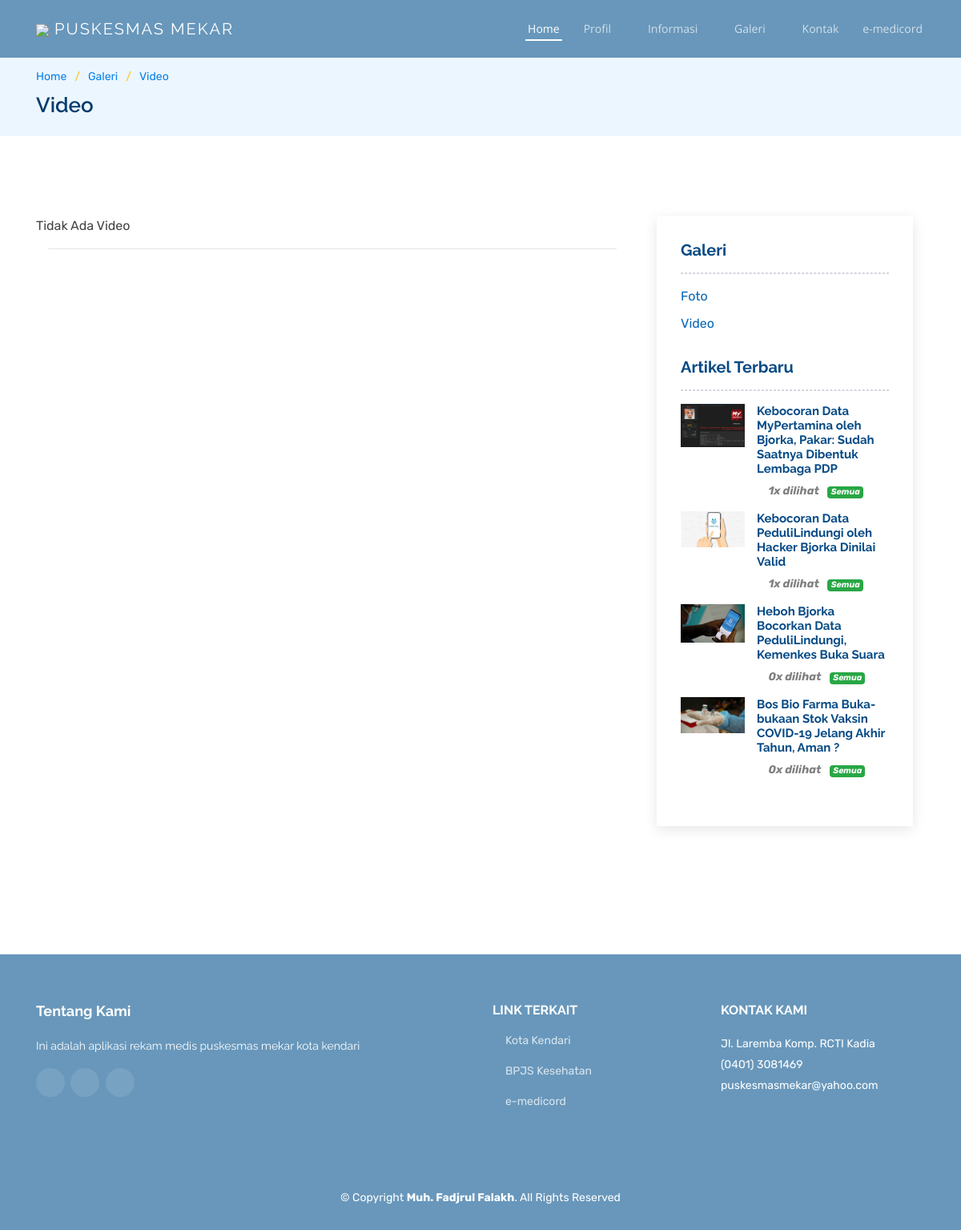
The page /index.php/page/gallery on the database its author committed.
### tables this page shows
CREATE TABLE `tbl_web_news` (
  `news_id` int(11) NOT NULL,
  `news_title` varchar(200) NOT NULL,
  `news_cover` varchar(50) NOT NULL,
  `news_text` text NOT NULL,
  `news_date` date NOT NULL,
  `news_count_view` int(11) NOT NULL,
  `news_slug` text NOT NULL,
  `news_category_id` int(11) NOT NULL,
  `field_id` int(11) NOT NULL,
  `user_id` int(11) NOT NULL,
  `createtime` datetime NOT NULL
);

CREATE TABLE `tbl_web_field` (
  `field_id` int(11) NOT NULL,
  `field_name` varchar(100) NOT NULL,
  `createtime` datetime NOT NULL
);

CREATE TABLE `tbl_setting` (
  `setting_id` int(11) NOT NULL,
  `setting_appname` varchar(100) NOT NULL,
  `setting_short_appname` varchar(10) NOT NULL,
  `setting_owner_name` varchar(100) NOT NULL,
  `setting_phone` varchar(30) NOT NULL,
  `setting_email` varchar(100) NOT NULL,
  `setting_address` text NOT NULL,
  `setting_logo` varchar(100) NOT NULL,
  `setting_background` varchar(150) NOT NULL,
  `setting_instagram` varchar(150) NOT NULL,
  `setting_facebook` varchar(150) NOT NULL,
  `setting_youtube` varchar(150) NOT NULL,
  `setting_about` text DEFAULT NULL,
  `setting_key_aes` varchar(300) NOT NULL,
  `setting_key_speck` varchar(300) NOT NULL,
  `createtime` datetime NOT NULL
);

CREATE TABLE `tbl_web_link` (
  `link_id` int(11) NOT NULL,
  `link_name` varchar(50) NOT NULL,
  `link_url` text NOT NULL,
  `link_image` text NOT NULL,
  `createtime` datetime NOT NULL
);

### application/helpers/site_helper.php (called while the page is built, shortened)
<?php
    if(!function_exists('TemplateLandingPage')){
        function TemplateLandingPage($data, $view, $viewCategory){
            switch($viewCategory){
                default:
                    get_instance()->load->view($view);
                    get_instance()->load->view("landing_page/template/footer");
            }
        }
    }
    if(!function_exists('getSetting')){
        function getSetting(){
            $setting = get_instance()->m_setting->fetch_setting();
            return $setting;
        }
    }
    if (!function_exists('generatePaginationBlog')) {
        function generatePaginationBlog($baseUrl, $totalRows, $perPage, $uriSegment){
            $config                    = array();
            $config["base_url"]        = $baseUrl;
            $config["total_rows"]      = $totalRows;
            $config["per_page"]        = $perPage;
            $config["uri_segment"]     = $uriSegment;
            $config['full_tag_open']   = '<ul class="justify-content-center">';
            $config['full_tag_close']  = '</ul>';
            $config['first_link']      = 'First';
            $config['last_link']       = 'Last';
            $config['prev_link']       = '&laquo';
            $config['next_link']       = '&raquo';
            $config['first_tag_open']  = '<li>';
            $config['first_tag_close'] = '</li>';
            $config['prev_tag_open']   = '<li class="prev">';
            $config['prev_tag_close']  = '</li>';
            $config['next_tag_open']   = '<li>';
            $config['next_tag_close']  = '</li>';
            $config['last_tag_open']   = '<li>';
            $config['last_tag_close']  = '</li>';
            $config['cur_tag_open']    = '<li class="active"><a href="#">';
            $config['cur_tag_close']   = '</a></li>';
            $config['num_tag_open']    = '<li>';
            $config['num_tag_close']   = '</li>';
            if (get_instance()->uri->segment($uriSegment) == "") {
                $numbers = 0;
            } else {
                $numbers = get_instance()->uri->segment($uriSegment);
            }
            $links = get_instance()->pagination->create_links();
            return array('numbers' => $numbers, 'links' => $links);
        }
    }
?>

### application/controllers/Page.php (called while the page is built, shortened)
<?php
class Page extends CI_Controller {
    public function gallery(){
        $baseUrl    = base_url() . "page/gallery/".$this->uri->segment(3)."/";
        $totalRows  = count((array) $this->m_gallery->read('','','',$this->uri->segment(3)));
        $perPage    = 10;
        $uriSegment = 4;
        $paging     = generatePaginationBlog($baseUrl, $totalRows, $perPage, $uriSegment);
        $page       = ($this->uri->segment($uriSegment)) ? $this->uri->segment($uriSegment) : 0;
        $data['numbers']    = $paging['numbers'];
        $data['links']      = $paging['links'];
        $data['total_data'] = $totalRows ;
		$data['setting']             = getSetting();
		$data['gallery']             = $this->m_gallery->read($perPage, $page,'', $this->uri->segment(3));
		$data['field']               = $this->m_field->read('','','');
		$data['recent']              = $this->m_news->read(4,0,'',1,'');
		$data['link']                = $this->m_link->read('','','');
		$data['news_category']       = $this->m_news_category->read('','','');
        if($this->uri->segment(3) == 'photo'){
            $view         = "landing_page/page/gallery_photo";
        }else{
            $view         = "landing_page/page/gallery_video";
        }
		$viewCategory = "all";
		TemplateLandingPage($data, $view, $viewCategory);
	}
}

### index.php (called while the page is built, shortened)
<?php
require_once BASEPATH.'core/CodeIgniter.php';

### application/models/M_news.php (called while the page is built, shortened)
<?php
class M_news extends CI_Model {
    public function read($limit, $start, $key, $category, $field) {
        $this->db->select('a.*, b.field_name, c.user_fullname, d.news_category_name');
        $this->db->from('tbl_web_news a');
        $this->db->join('tbl_web_field b','a.field_id=b.field_id','LEFT');
        $this->db->join('tbl_user c','a.user_id=c.user_id','LEFT');
        $this->db->join('tbl_web_news_category d','a.news_category_id=d.news_category_id','LEFT');
        if($category !=""){
            $this->db->where('a.news_category_id', $category);
        }
        if($limit !="" OR $start !=""){
            $this->db->limit($limit, $start);
        }
        $this->db->order_by('a.news_id', 'DESC');
        $query = $this->db->get();
        if ($query->num_rows() > 0) {
            foreach ($query->result() as $row) {
                $data[] = $row;
            }
            return $data;
        }
        return null;
    }
}
?>

### application/models/M_setting.php (called while the page is built, shortened)
<?php
class M_setting extends CI_Model {
    public function fetch_setting() {
        $this->db->select("*");
        $this->db->from('tbl_setting');
        $this->db->where('setting_id', 1);
        $query = $this->db->get();
        if ($query->num_rows() > 0) {
            foreach ($query->result() as $row) {
                $data[] = $row;
            }
            return $data;
        }
        return false;
    }
}
?>

### application/models/M_gallery.php (called while the page is built, shortened)
<?php
class M_gallery extends CI_Model {
    public function read($limit, $start, $key, $type) {
        $this->db->select('*');
        $this->db->from('tbl_web_gallery');
        $this->db->where('gallery_type', $type);
        if($limit !="" OR $start !=""){
            $this->db->limit($limit, $start);
        }
        $this->db->order_by("gallery_id", "DESC");
        $query = $this->db->get();
        return null;
    }
}
?>

### application/models/M_link.php (called while the page is built, shortened)
<?php
class M_link extends CI_Model {
    public function read($limit, $start, $key) {
        $this->db->select('*');
        $this->db->from('tbl_web_link');
        $query = $this->db->get();
        if ($query->num_rows() > 0) {
            foreach ($query->result() as $row) {
                $data[] = $row;
            }
            return $data;
        }
        return null;
    }
}
?>

### application/views/landing_page/page/gallery_video.php (the view, shortened to what this page needs)
<section id="breadcrumbs" class="breadcrumbs">
    <div class="container">
        <ol>
            <li><a href="<?php echo site_url('LandingPage')?>">Home</a></li>
            <li><a href="#">Galeri</a></li>
            <li><a href="#">Video</a></li>
        </ol>
        <h2>Video</h2>
    </div>
</section>
<main id="main">
    <section id="services" class="services">
        <div class="container" data-aos="fade-up">
                <section id="blog" class="blog">
                    <div class="container" data-aos="fade-up">
                        <div class="row">
                            <div class="col-lg-8">
                                <div class="row">
                                <?php
                                    if($gallery){
                                        foreach($gallery as $g){
                                ?>
                                    <div class="col-lg-6">
                                        <article class="entry" style="background-color: #fff">
                                            <div class="entry-img">
                                                <?php if($g->gallery_cover !=""){?>
                                                <video controls="" width="100%" height="150">
                                                    <source src="<?php echo base_url();?>upload/gallery/video/<?php echo $g->gallery_cover;?>" type="video/mp4">
                                                    Your browser does not support the video tag.
                                                </video>
                                                <?php }else{ ?>
                                                    <iframe width="100%" height="150" src="<?php echo $g->gallery_url;?>"></iframe>
                                                <?php }?>
                                            </div>
                                            <h2 class="entry-title">
                                                <?php echo $g->gallery_name;?>
                                            </h2>
                                            <div class="entry-meta" style="color:#777777;font-size:12px;">
                                                <ul>
                                                    <li class="d-flex align-items-center"> <i class="icofont-calendar"></i> <?php echo indonesiaDate($g->gallery_date)?></li>
                                                </ul>
                                            </div>
                                        </article>
                                    </div>
                                <?php
                                        }
                                    }else{ echo "Tidak Ada Video"; }
                                ?>
                                </div>
                                <hr>
                            </div>
                            <div class="col-lg-4">
                                <div class="sidebar">
                                    <h3 class="sidebar-title">Galeri</h3>
                                    <hr style="border: 0.9px dashed #d2d6de">
                                    <div class="sidebar-item categories">
                                        <ul>
                                            <li><a href="<?php echo site_url('page/gallery/photo');?>">Foto</a></li>
                                            <li><a href="<?php echo site_url('page/gallery/video');?>">Video</a></li>
                                        </ul>
                                    </div>
                                    <h3 class="sidebar-title">Artikel Terbaru</h3>
                                    <hr style="border: 0.9px dashed #d2d6de">
                                    <div class="sidebar-item recent-posts">
                                        <?php foreach($recent as $r){ ?>
                                        <div class="post-item clearfix">
                                            <img src="<?php echo base_url();?>upload/news/<?php echo $r->news_cover?>" alt="">
                                            <h4><a href="<?php echo site_url('page/information_detail/'.$r->news_category_id.'/'.$r->field_id.'/'.$r->news_slug);?>"><?php echo $r->news_title;?></a></h4>
                                            <time style="color:gray"><i class="icofont-eye-alt"></i> <b><?php echo $r->news_count_view;?>x dilihat</b> &nbsp;&nbsp;<b class="badge badge-success"><?php echo $r->field_name;?></b></time>
                                        </div>
                                        <?php } ?>
                                    </div>
                                </div>
                            </div>
                        </div>
                    </div>
                </section>
        </div>
    </section>
</main>

### application/views/landing_page/template/footer.php (shortened to what this page needs)
        <footer id="footer">
            <div class="footer-top">
                <div class="container">
                    <div class="row">
                        <div class="col-lg-6 col-md-6 footer-info">
                            <h3>Tentang Kami</h3>
                            <p><?php echo $setting[0]->setting_about;?></p>
                            <div class="social-links mt-3">
                                <a href="<?php echo $setting[0]->setting_facebook;?>" class="facebook"><i class="bx bxl-facebook"></i></a>
                                <a href="<?php echo $setting[0]->setting_instagram;?>" class="instagram"><i class="bx bxl-instagram"></i></a>
                                <a href="<?php echo $setting[0]->setting_youtube;?>" class="youtube"><i class="bx bxl-youtube"></i></a>
                            </div>
                        </div>
                        <div class="col-lg-3 col-md-6 footer-links">
                            <h4>Link Terkait</h4>
                            <ul>
                                <?php foreach($link as $l){ ?>
                                <li><i class="bx bx-chevron-right"></i> <a target="_blank" href="<?php echo $l->link_url;?>"><?php echo $l->link_name;?></a></li>
                                <?php }?>
                            </ul>
                        </div>
                        <div class="col-lg-3 col-md-6 footer-contact">
                            <h4>Kontak Kami</h4>
                            <p>
                                <?php echo $setting[0]->setting_address;?> <br>
                                <?php echo $setting[0]->setting_phone;?><br>
                                <?php echo $setting[0]->setting_email;?><br>
                            </p>
                        </div>
                    </div>
                </div>
            </div>
            <div class="container">
                <div class="copyright">
                    &copy; Copyright <strong><span><?php echo $setting[0]->setting_owner_name;?></span></strong>. All Rights Reserved
                </div>
            </div>
        </footer>
	</body>
</html>

### rows shown on the page
tbl_web_news: news_cover (picture), news_title "Kebocoran Data MyPertamina oleh Bjorka, Pakar: Sudah Saatnya Dibentuk Lembaga PDP", news_count_view "1", field.field_name "Semua"
tbl_web_news: news_cover (picture), news_title "Kebocoran Data PeduliLindungi oleh Hacker Bjorka Dinilai Valid", news_count_view "1", field.field_name "Semua"
tbl_web_news: news_cover (picture), news_title "Heboh Bjorka Bocorkan Data PeduliLindungi, Kemenkes Buka Suara", news_count_view "0", field.field_name "Semua"
tbl_web_news: news_cover (picture), news_title "Bos Bio Farma Buka-bukaan Stok Vaksin COVID-19 Jelang Akhir Tahun, Aman ?", news_count_view "0", field.field_name "Semua"
tbl_setting: setting_about "Ini adalah aplikasi rekam medis puskesmas mekar kota kendari", setting_address "Jl. Laremba Komp. RCTI Kadia", setting_phone "(0401) 3081469", setting_email "puskesmasmekar@yahoo.com", setting_owner_name "Muh. Fadjrul Falakh"
tbl_web_link: link_name "Kota Kendari"
tbl_web_link: link_name "BPJS Kesehatan"
tbl_web_link: link_name "e-medicord"
